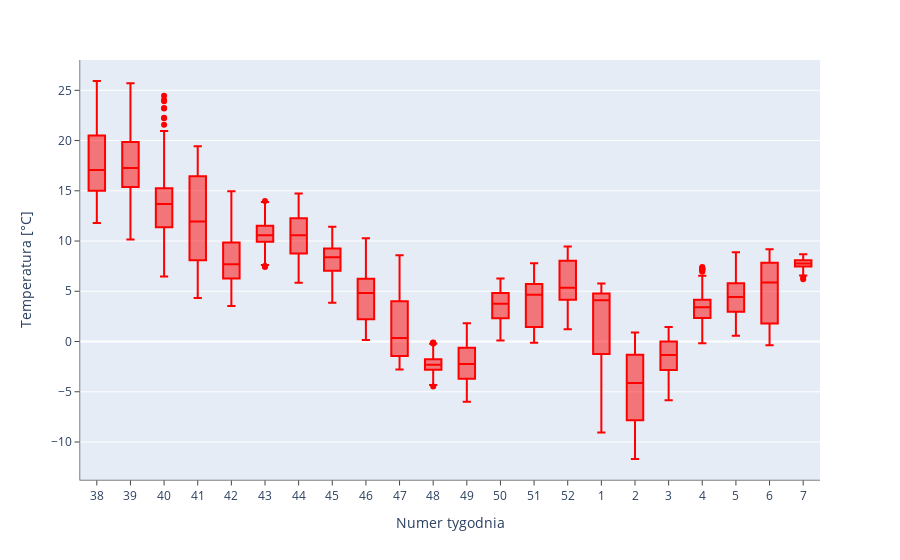

Source (notebook cell):
### Code cell
fig = px.box(df, x="week_number", y="out_temp", color_discrete_sequence=['red'],)
fig.update_xaxes(type='category')  # Ustawienie osi x jako kategorialnej
fig.update_yaxes(
    title_text="Temperatura [°C]",
    showline=True,
    linewidth=0.5,
    linecolor='black',
    ticks="outside",
)

fig.update_xaxes(
    title_text="Numer tygodnia",
    showline=True,
    linewidth=0.5,
    linecolor='black',
    ticks="outside",
)
fig.show()

#agregować dla

### Figure 1 — Plotly figure (JSON) as saved in the notebook; plotly's stock layout.template omitted (floating-point values rounded to 4 significant figures; data arrays with more than 128 entries replaced by an {"elided": "..."} marker saying what was removed)
{"data": [{"alignmentgroup": "True", "hovertemplate": "week_number=%{x}<br>out_temp=%{y}<extra></extra>", "legendgroup": "", "marker": {"color": "red"}, "name": "", "notched": false, "offsetgroup": "", "orientation": "v", "showlegend": false, "type": "box", "x": {"elided": "3504 int values"}, "x0": " ", "xaxis": "x", "y": {"elided": "3504 float values"}, "y0": " ", "yaxis": "y"}], "layout": {"autosize": true, "boxmode": "group", "legend": {"tracegroupgap": 0}, "margin": {"t": 60}, "xaxis": {"anchor": "y", "autorange": true, "domain": [0, 1], "linecolor": "black", "linewidth": 0.5, "range": [-0.5, 21.5], "showline": true, "ticks": "outside", "title": {"text": "Numer tygodnia"}, "type": "category"}, "yaxis": {"anchor": "x", "autorange": true, "domain": [0, 1], "linecolor": "black", "linewidth": 0.5, "range": [-13.78, 28.02], "showline": true, "ticks": "outside", "title": {"text": "Temperatura [°C]"}, "type": "linear"}}}
